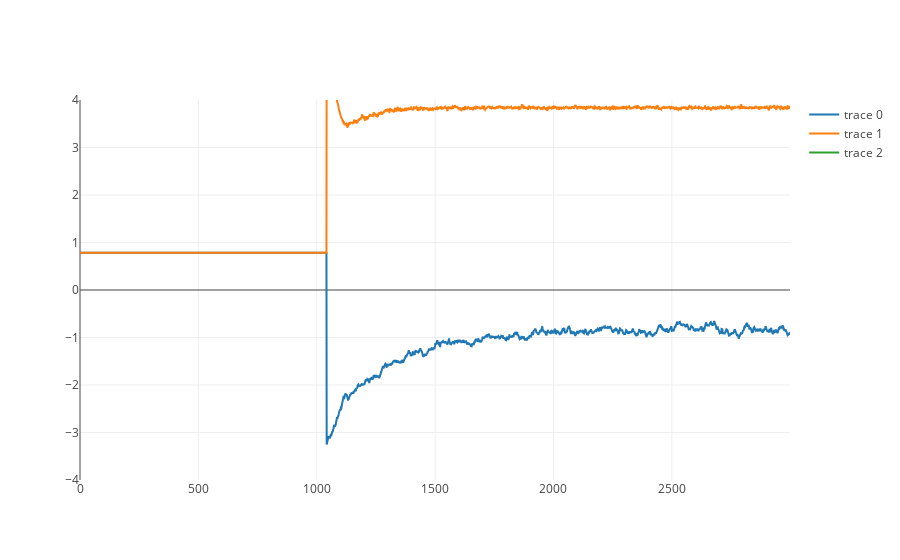

Notebook cell for this chart:
### Code cell
r = [i for i in range(len(samples))]
zs = np.array(samples)
layout = go.Layout(
    yaxis=dict(
        range=[-4, 4]
    )
)

trace1 = go.Scatter(x = r, y = zs[:,0])
trace2 = go.Scatter(x = r, y = zs[:,1])
trace3 = go.Scatter(x = r, y = zs[:,3])
fig0 = go.Figure(data = [trace1, trace2, trace3], layout = layout)
pyo.iplot(fig0)

### Figure 1 — Plotly figure (JSON) as saved in the notebook; plotly's stock layout.template omitted (floating-point values rounded to 4 significant figures; data arrays with more than 128 entries replaced by an {"elided": "..."} marker saying what was removed)
{"data": [{"type": "scatter", "x": {"elided": "3000 int values"}, "y": {"elided": "3000 float values"}}, {"type": "scatter", "x": {"elided": "3000 int values"}, "y": {"elided": "3000 float values"}}, {"type": "scatter", "x": {"elided": "3000 int values"}, "y": {"elided": "3000 float values"}}], "layout": {"yaxis": {"range": [-4, 4]}}}
